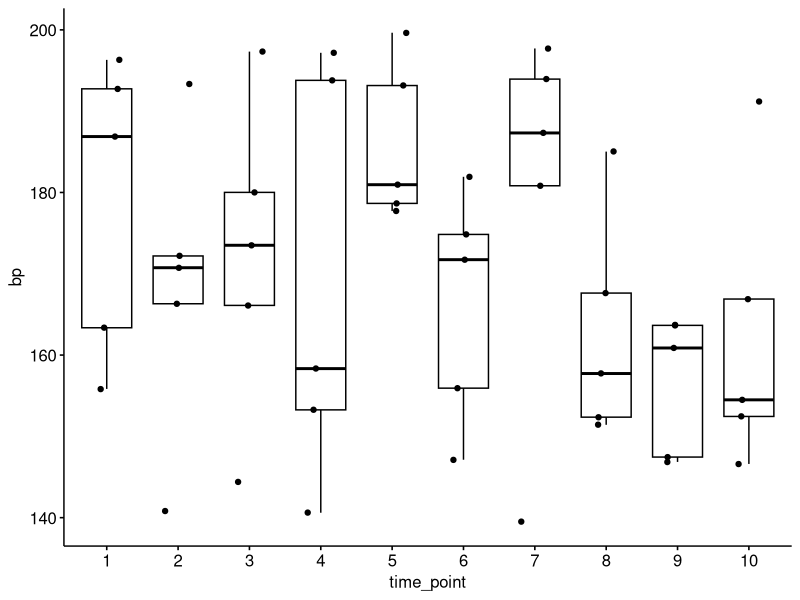

Source code (R):
## ---- chunk 1
knitr::opts_chunk$set(echo = TRUE)
library("tidyverse")
## ---- chunk 2
library(tidyverse)
library(rstatix) 
## ---- chunk 3
set.seed(123)

df_bp = data.frame(bp = runif(n = 50, 138, 200)) %>% 
  mutate(subjid = as.factor(row_number() %% 5),  
         time_point = as.factor((row_number()-1) %/% 5 + 1))

head(df_bp)
## ---- chunk 4
ggpubr::ggboxplot(df_bp, x = "time_point", y = "bp", add = "jitter")
## ---- chunk 5
write_csv(df_bp, paste0(getwd(),"/data_bp.csv"))
## ---- chunk 6
res.fried <- df_bp %>% 
  friedman_test(bp ~ time_point | subjid)
res.fried
